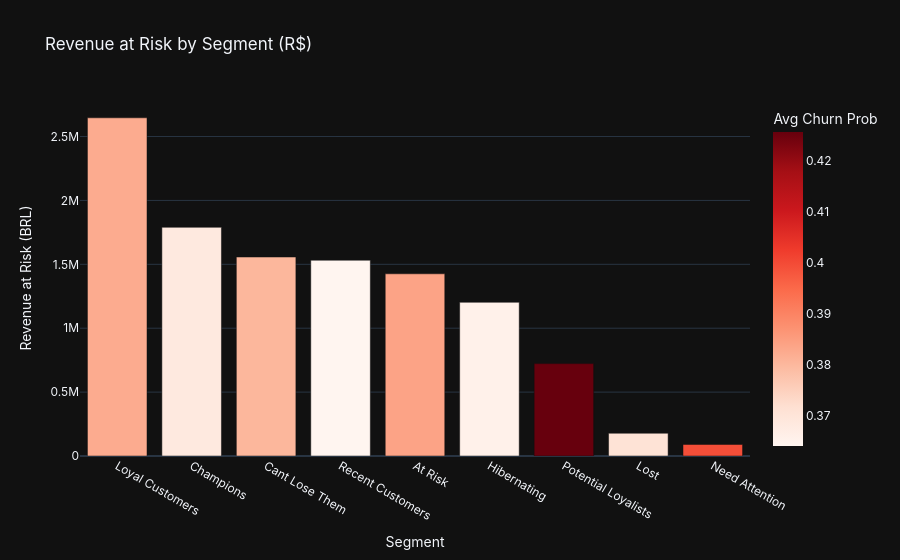

Here is the notebook cell this chart was saved with:
### Markdown cell above
## 4. Revenue at Risk by Segment

### Code cell
seg_risk = df.groupby('Segment').agg(
    orders =('order_id','count'),
    total_clv      =('CLV','sum'),
    revenue_at_risk=('revenue_at_risk','sum'),
    avg_churn_prob =('churn_prob','mean')
).sort_values('revenue_at_risk', ascending=False).reset_index()

print(seg_risk.to_string(index=False))

fig_risk = px.bar(seg_risk, x='Segment', y='revenue_at_risk',
    color='avg_churn_prob', color_continuous_scale='Reds',
    title=' Revenue at Risk by Segment (R$)',
    labels={'revenue_at_risk':'Revenue at Risk (BRL)','avg_churn_prob':'Avg Churn Prob'})
fig_risk.update_layout(template='plotly_dark', font_family='Inter')
fig_risk.show()

### Figure 1 — Plotly figure (JSON) as saved in the notebook; plotly's stock layout.template omitted (floating-point values rounded to 4 significant figures)
{"data": [{"hovertemplate": "Segment=%{x}<br>Revenue at Risk (BRL)=%{y}<br>Avg Churn Prob=%{marker.color}<extra></extra>", "legendgroup": "", "marker": {"color": [0.3824, 0.3684, 0.3803, 0.3641, 0.3839, 0.3657, 0.4256, 0.3707, 0.3994], "coloraxis": "coloraxis", "pattern": {"shape": ""}}, "name": "", "orientation": "v", "showlegend": false, "textposition": "auto", "type": "bar", "x": ["Loyal Customers", "Champions", "Cant Lose Them", "Recent Customers", "At Risk", "Hibernating", "Potential Loyalists", "Lost", "Need Attention"], "xaxis": "x", "y": [2647000.0, 1790000.0, 1557000.0, 1532000.0, 1426000.0, 1203000.0, 723000.0, 178200.0, 90430.0], "yaxis": "y"}], "layout": {"barmode": "relative", "coloraxis": {"autocolorscale": false, "colorbar": {"title": {"text": "Avg Churn Prob"}}, "colorscale": [[0, "rgb(255,245,240)"], [0.125, "rgb(254,224,210)"], [0.25, "rgb(252,187,161)"], [0.375, "rgb(252,146,114)"], [0.5, "rgb(251,106,74)"], [0.625, "rgb(239,59,44)"], [0.75, "rgb(203,24,29)"], [0.875, "rgb(165,15,21)"], [1, "rgb(103,0,13)"]]}, "font": {"family": "Inter"}, "legend": {"tracegroupgap": 0}, "title": {"text": " Revenue at Risk by Segment (R$)"}, "xaxis": {"anchor": "y", "domain": [0, 1], "title": {"text": "Segment"}}, "yaxis": {"anchor": "x", "domain": [0, 1], "title": {"text": "Revenue at Risk (BRL)"}}}}
